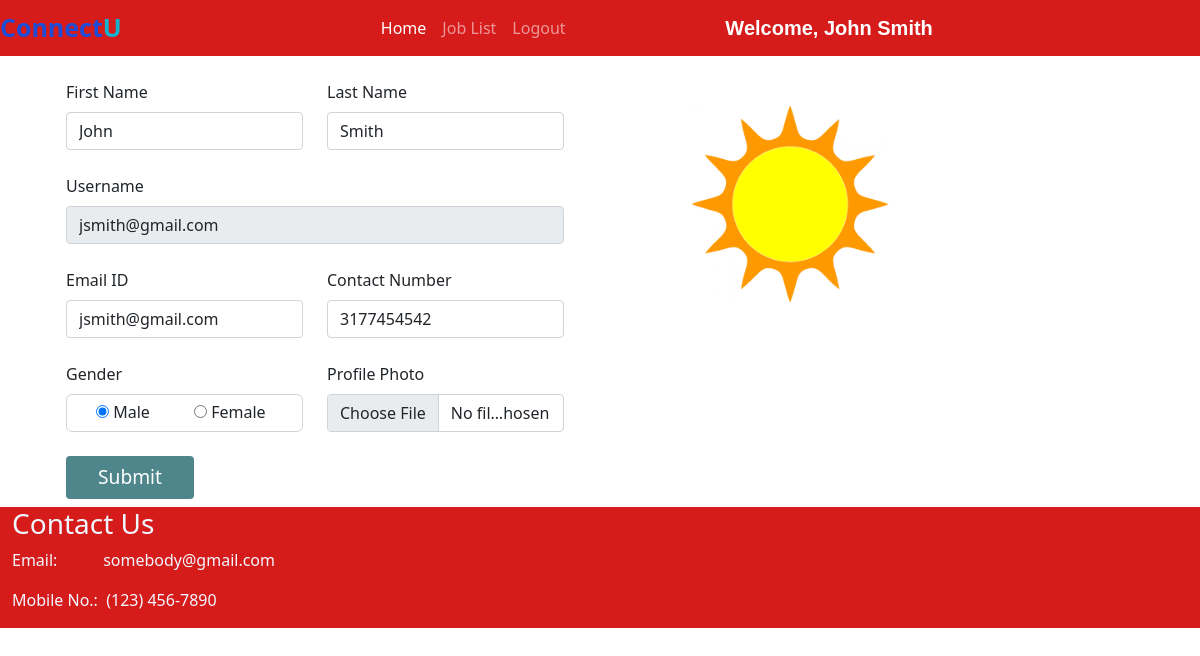
Page /user_homepage/ (signed in) on the committed database.
### jobs/models.py (models this page shows, shortened)
class Applicant(models.Model):
    user = models.ForeignKey(User, on_delete=models.CASCADE)
    phone = models.CharField(max_length=10)
    image = models.ImageField(upload_to="")
    gender = models.CharField(max_length=10)
    type = models.CharField(max_length=15)

### jobs/views.py (the view, shortened to what this page needs)
# urls.py: path("user_homepage/", views.user_homepage, name="user_homepage"),
def user_homepage(request):
    if not request.user.is_authenticated:
        return redirect('/user_login/')
    applicant = Applicant.objects.get(user=request.user)
    return render(request, "user_homepage.html", {'applicant': applicant})

### jobs/templates/user_homepage.html (shortened to what this page needs)
{% extends 'user_navbar.html' %}
{% block home %} active {% endblock %}
{% block body %}
<div class="container">
    <div class="row">
        <div class="col-sm-6">
            <form class="container mt-4" method="POST" enctype="multipart/form-data">
                <div class="row">
                    <div class="form-group col-md-6">
                        <label>First Name</label>
                        <input type="text" class="form-control mt-2" name="first_name" id="first_name"
                            value="{{applicant.user.first_name}}" required>
                    </div>
                    <div class="form-group col-md-6">
                        <label>Last Name</label>
                        <input type="text" class="form-control mt-2" name="last_name" id="last_name"
                            value="{{applicant.user.last_name}}" required>
                    </div>
                </div>
                <div class="row mt-4">
                    <div class="form-group col-md-12">
                        <label>Username</label>
                        <input type="text" class="form-control mt-2" name="username" id="username"
                            value="{{applicant.user.username}}" readonly>
                    </div>
                </div>
                <div class="row mt-4">
                    <div class="form-group col-md-6">
                        <label>Email ID</label>
                        <input type="email" class="form-control mt-2" name="email" id="email"
                            value="{{applicant.user.email}}" required>
                    </div>
                    <div class="form-group col-md-6">
                        <label>Contact Number</label>
                        <input type="tel" class="form-control mt-2" name="phone" id="phone" value="{{applicant.phone}}"
                            required>
                    </div>
                </div>
                <div class="row mt-4">
                    <div class="form-group col-md-6">
                        <label>Gender</label>
                        {% if applicant.gender == "Male" %}
                        <div class="mt-2" style="border: 1px solid lightgrey; padding: 5px; border-radius: 6px;">
                            <div class="form-check form-check-inline">
                                <input type="radio" class="custom-control-input" name="gender" value="Male" checked>
                                <label for="male" class="custom-control-label">Male</label>
                            </div>
                            <div class="form-check form-check-inline">
                                <input type="radio" class="custom-control-input" name="gender" value="Female">
                                <label for="female" class="custom-control-label">Female</label>
                            </div>
                        </div>
                        {% endif %}
                    </div>
                    <div class="form-group col-md-6">
                        <label>Profile Photo</label>
                        <input type="file" class="form-control mt-2" name="image" id="image">
                    </div>
                </div>
                <input type="submit" value="Submit" class="btn mt-4" accept="image/*"
                    style="background-color: #4f868c; color: white; font-size: larger; width: 8rem;">
            </form>
        </div>
        <div class="col-sm-4 mt-5 text-center">
            <img src="{{applicant.image.url}}" alt="" width="200px" height="200px">
        </div>
    </div>
</div>
<div class="container-fluid mt-2" style="background-color: #d61b1b; width: 100%;">
    <div class="row">
        <div class="col-md-4">
            <h3 style="color: aliceblue;">Contact Us</h3>
            <p style="color: aliceblue">
                Email:&nbsp;&nbsp;&nbsp;&nbsp;&nbsp;&nbsp;&nbsp;&nbsp;&nbsp;&nbsp;&nbsp;somebody@gmail.com</p>
            <p style="color: aliceblue">Mobile No.:&nbsp;&nbsp;(123) 456-7890</p>
        </div>
    </div>
</div>
{% endblock %}

### jobs/templates/user_navbar.html (shortened to what this page needs)
<!doctype html>
<html lang="en">
<head>
  <link href="https://cdn.jsdelivr.net/npm/bootstrap@5.0.2/dist/css/bootstrap.min.css" rel="stylesheet"
>
  <link rel="stylesheet" href="https://cdnjs.cloudflare.com/ajax/libs/font-awesome/5.15.3/css/all.min.css">
</head>
<body>
  <nav class="navbar navbar-expand-lg navbar-dark sticky-top">
    <a><span class="head1">Connect</span><span class="head2">U</span></a>
    <div class="container w-50">
      <div class="collapse navbar-collapse" id="navbarSupportedContent">
        <ul class="navbar-nav me-auto mb-2 mb-lg-0">
          <li class="nav-item">
            <a class="nav-link {% block home %}{% endblock %}" aria-current="page" href="/user_homepage/">Home</a>
          </li>
          <li class="nav-item">
            <a class="nav-link {% block job_list %}{% endblock %}" href="/all_jobs/">Job List</a>
          </li>
          <li class="nav-item">
            <a class="nav-link" href="/logout/">Logout</a>
          </li>
        </ul>
        <a class="navbar-brand"
          style="font-weight: bold; font-family: 'Arial', Verdana, Geneva, Tahoma, sans-serif, serif;">Welcome,
          {{request.user.get_full_name}}</a>
      </div>
    </div>
  </nav>
  {% block body %}
  {% endblock %}
</body>
</html>
</html>

### jobs/templates/user_navbar.html (style rules this page uses)
.navbar { background-color: #d61b1b; }
.head1 { color: #1b4dd8; font-size: 25px; font-weight: bold; height: 50px; }
.head2 { color: #10b3cf; font-size: 25px; font-weight: bold; }

### rows in the picture
Applicant: first_name "John", last_name "Smith", username "jsmith@gmail.com", email "jsmith@gmail.com", phone "3177454542", image (picture)

### other values in the picture
{{ request.user.get_full_name }} "John Smith"
